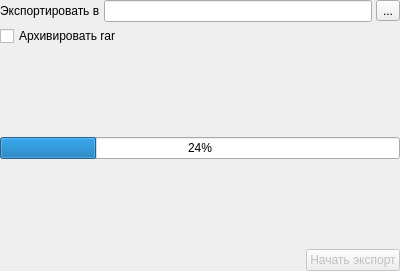
<?xml version="1.0" encoding="UTF-8"?>
<ui version="4.0">
 <class>ExportXML_Wizard_2</class>
 <widget class="QDialog" name="ExportXML_Wizard_2">
  <property name="geometry">
   <rect>
    <x>0</x>
    <y>0</y>
    <width>400</width>
    <height>271</height>
   </rect>
  </property>
  <property name="windowTitle">
   <string>Выбор файла и процесс</string>
  </property>
  <layout class="QGridLayout" name="gridLayout">
   <property name="margin">
    <number>0</number>
   </property>
   <property name="spacing">
    <number>4</number>
   </property>
   <item row="0" column="0" colspan="3">
    <layout class="QHBoxLayout" name="horizontalLayout">
     <property name="spacing">
      <number>4</number>
     </property>
     <item>
      <widget class="QLabel" name="lblFileName">
       <property name="sizePolicy">
        <sizepolicy hsizetype="Maximum" vsizetype="Preferred">
         <horstretch>0</horstretch>
         <verstretch>0</verstretch>
        </sizepolicy>
       </property>
       <property name="text">
        <string>Экспортировать в</string>
       </property>
      </widget>
     </item>
     <item>
      <widget class="QLineEdit" name="edtFileName"/>
     </item>
     <item>
      <widget class="QToolButton" name="btnSelectFile">
       <property name="text">
        <string>...</string>
       </property>
      </widget>
     </item>
    </layout>
   </item>
   <item row="1" column="0" colspan="3">
    <widget class="QCheckBox" name="checkRAR">
     <property name="text">
      <string>Архивировать rar</string>
     </property>
     <property name="checkable">
      <bool>true</bool>
     </property>
    </widget>
   </item>
   <item row="2" column="0" colspan="3">
    <spacer name="spacer">
     <property name="orientation">
      <enum>Qt::Vertical</enum>
     </property>
     <property name="sizeHint" stdset="0">
      <size>
       <width>397</width>
       <height>79</height>
      </size>
     </property>
    </spacer>
   </item>
   <item row="3" column="0" colspan="3">
    <widget class="CProgressBar" name="progressBar">
     <property name="value">
      <number>24</number>
     </property>
     <property name="orientation">
      <enum>Qt::Horizontal</enum>
     </property>
    </widget>
   </item>
   <item row="4" column="0" colspan="3">
    <spacer>
     <property name="orientation">
      <enum>Qt::Vertical</enum>
     </property>
     <property name="sizeHint" stdset="0">
      <size>
       <width>20</width>
       <height>40</height>
      </size>
     </property>
    </spacer>
   </item>
   <item row="5" column="0" colspan="2">
    <spacer>
     <property name="orientation">
      <enum>Qt::Horizontal</enum>
     </property>
     <property name="sizeHint" stdset="0">
      <size>
       <width>278</width>
       <height>20</height>
      </size>
     </property>
    </spacer>
   </item>
   <item row="5" column="2">
    <widget class="QPushButton" name="btnExport">
     <property name="enabled">
      <bool>false</bool>
     </property>
     <property name="sizePolicy">
      <sizepolicy hsizetype="Maximum" vsizetype="Fixed">
       <horstretch>0</horstretch>
       <verstretch>0</verstretch>
      </sizepolicy>
     </property>
     <property name="text">
      <string>Начать экспорт</string>
     </property>
    </widget>
   </item>
  </layout>
 </widget>
 <customwidgets>
  <customwidget>
   <class>CProgressBar</class>
   <extends>QProgressBar</extends>
   <header>library/ProgressBar.h</header>
  </customwidget>
 </customwidgets>
 <tabstops>
  <tabstop>edtFileName</tabstop>
  <tabstop>btnSelectFile</tabstop>
  <tabstop>checkRAR</tabstop>
 </tabstops>
 <resources/>
 <connections/>
</ui>
